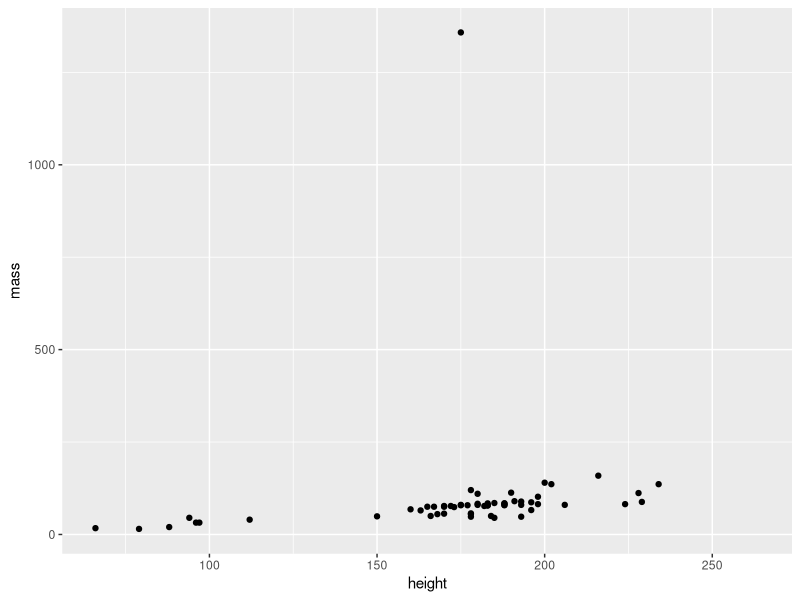
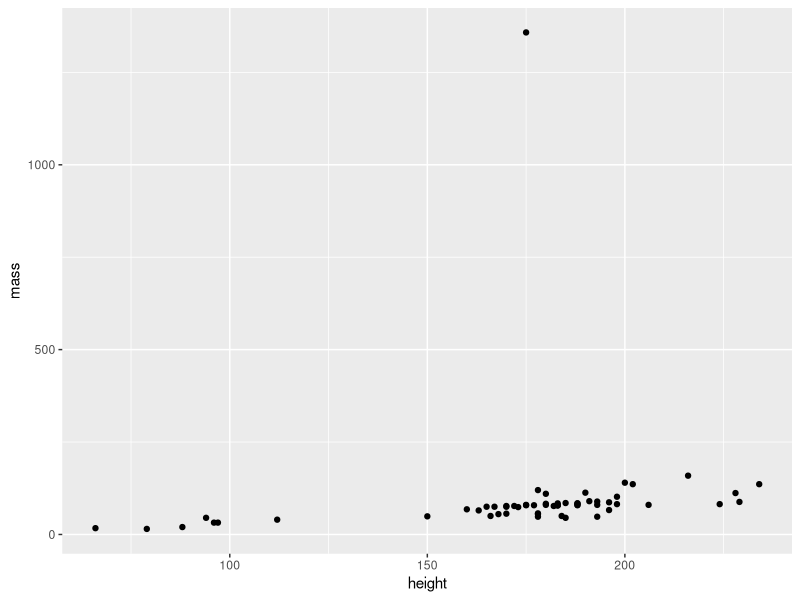
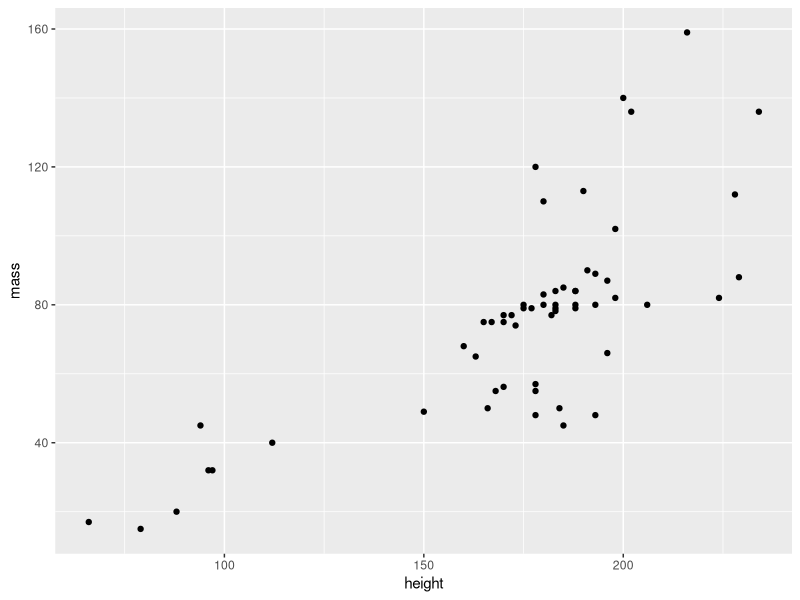
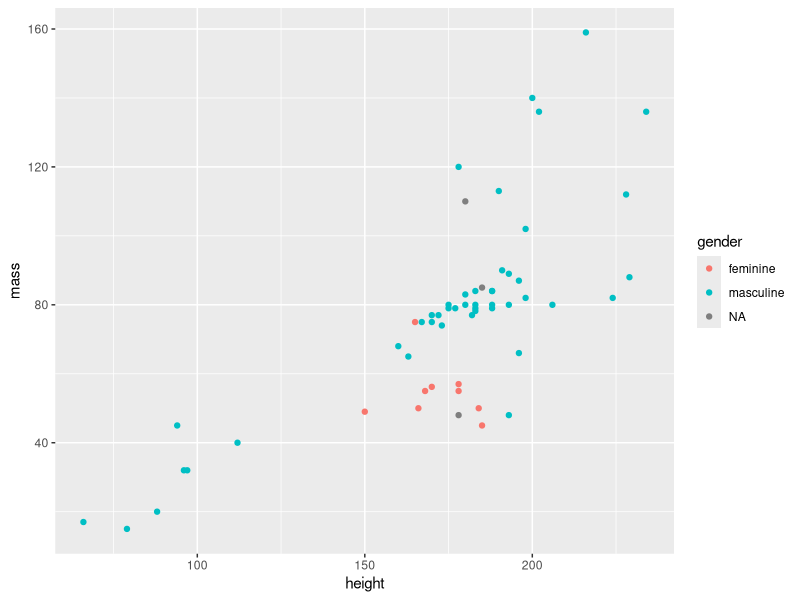
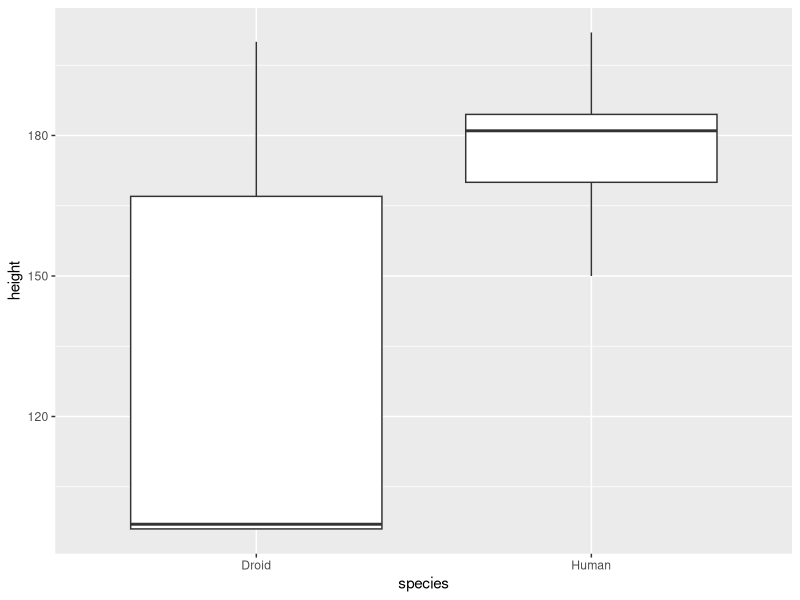
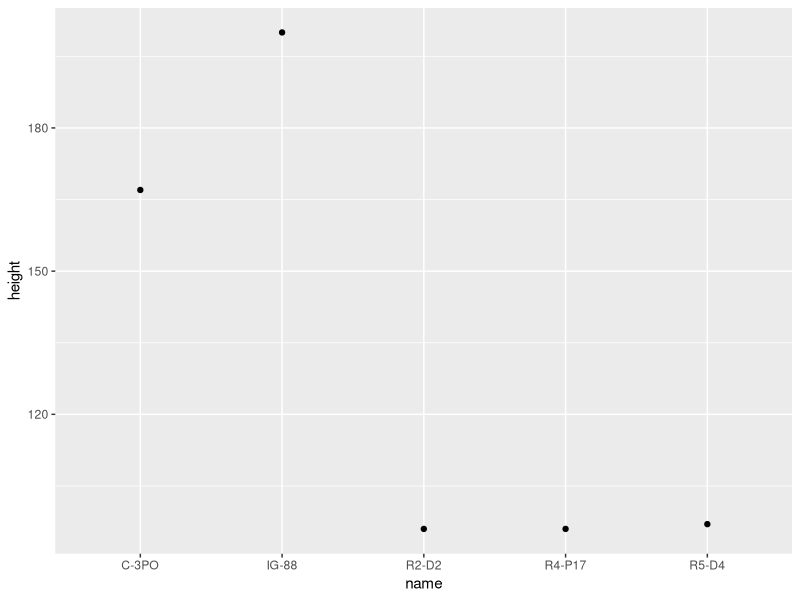
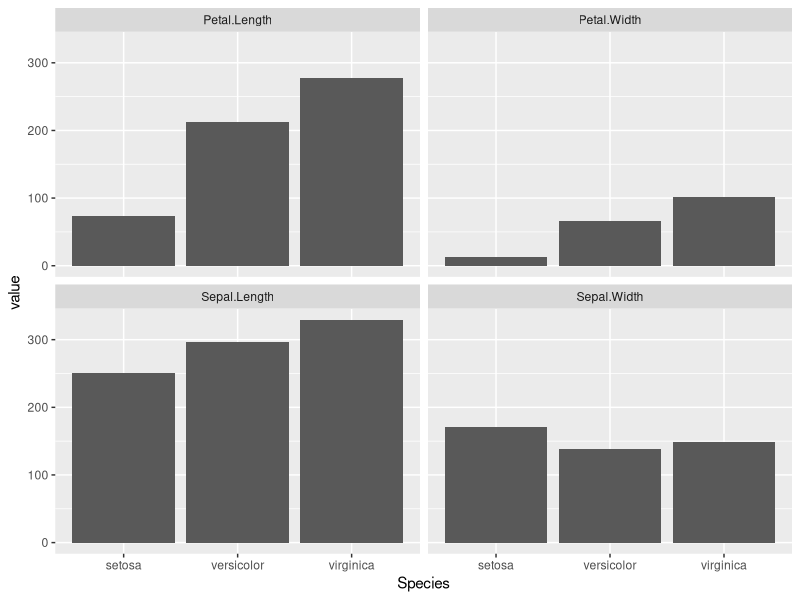

Generate these figures, in order, with R:
## ---- chunk 1
knitr::opts_chunk$set(echo = TRUE)
## ---- chunk 2
library(tidyverse)
library(dplyr)
## ---- chunk 3
starwars %>% group_by(gender) %>% summarise(n())

# Alternativament

starwars %>% group_by(gender) %>% count()
## ---- chunk 4
starwars %>%
  select(name, height, species) %>%
  mutate(height_norm = height / mean(height, na.rm = TRUE))
## ---- chunk 5
starwars %>%
  group_by(species) %>%
  filter(gender == 'masculine') %>%
  count()
## ---- chunk 6
starwars %>%
  group_by(species) %>%
  filter(gender == 'masculine') %>%
  summarize(mean(height, na.rm = TRUE))
## ---- chunk 7
ggplot(starwars, aes(height, mass)) + geom_point()
## ---- chunk 8
starwars_clean <- starwars %>%
                    filter(height != "NA", mass != "NA")
ggplot(starwars_clean, aes(height, mass)) + geom_point()
## ---- chunk 9
starwars_3 <- starwars_clean %>%
                  filter(mass < 1000)
ggplot(starwars_3, aes(height, mass)) + geom_point()
## ---- chunk 10
starwars_3 <- starwars_clean %>%
                  filter(name != "Jabba Desilijic Tiure")
ggplot(starwars_3, aes(height, mass, color = gender)) + geom_point()
## ---- chunk 11
starwars_4 <- starwars %>%
                filter(species == "Human" | species == "Droid") %>%
                filter(height != "NA")

ggplot(starwars_4, aes(species, height)) + geom_boxplot()

# comptar personatges cada especie
starwars_4 %>% 
  group_by(species) %>%
  count()

robots <- filter(starwars, species == "Droid", height != "NA")
# scatter plot
ggplot(robots, aes(name, height)) + geom_point()
## ---- chunk 12
iris_long <- gather(iris, metric, value, -Species) #totes les variables(columnes) menys species
## ---- chunk 13
ggplot(iris_long, aes(Species, value)) + geom_col() + facet_wrap(~metric)
## ---- chunk 14
Petal_unit <- iris %>% unite(Petal, Petal.Width, Petal.Length, sep = '_')
head(Petal_unit, 5)
